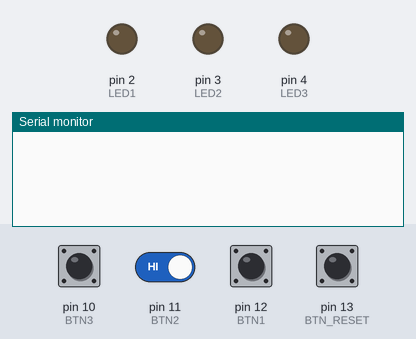
A sketch run on a simulated Arduino Uno, built with avr-gcc and run on an emulated ATmega328P. Parts: output pins drawn as LEDs (lit = HIGH), the last lines printed to the serial monitor. The inputs (shaded band) are chosen by the test bench; at power-on: pin 10 (BTN3), pin 11 (BTN2), pin 12 (BTN1), pin 13 (BTN_RESET) HIGH.

Above: at 1.2 s.
1.3 s: pin 10 (BTN3) pulled LOW for 0.15 s
At 2.0 s:
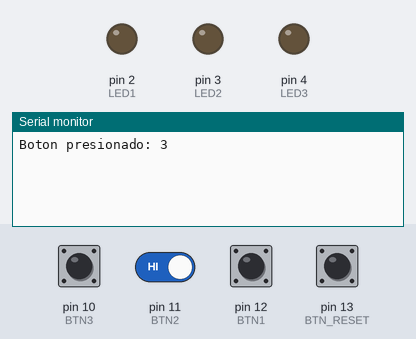
2.9 s: pin 12 (BTN1) pulled LOW for 0.15 s
At 4.2 s:
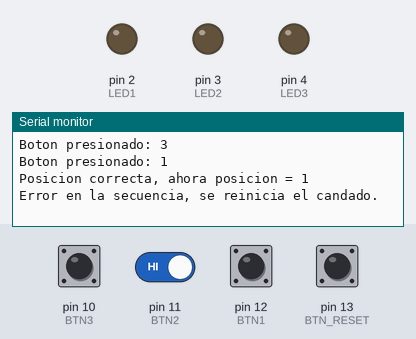
4.5 s: pin 13 (BTN_RESET) pulled LOW for 0.15 s
At 5.7 s:
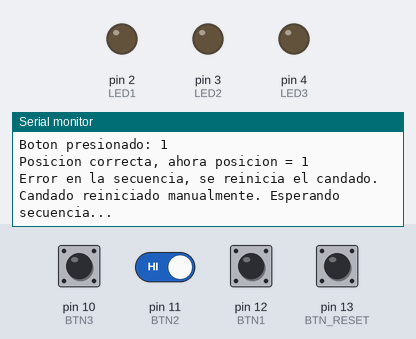
6.1 s: pin 11 (BTN2) driven LOW and pin 12 (BTN1) driven LOW
At 6.33 s:
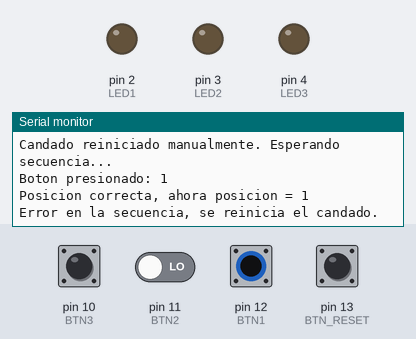
9.1 s: pin 12 (BTN1) driven HIGH
At 9.52 s:
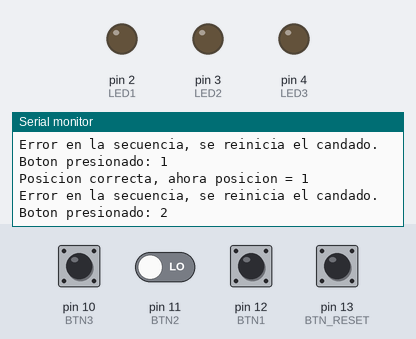
Timing chart, 0 to 12.1 s (numbered marks = the images above; inputs shaded):
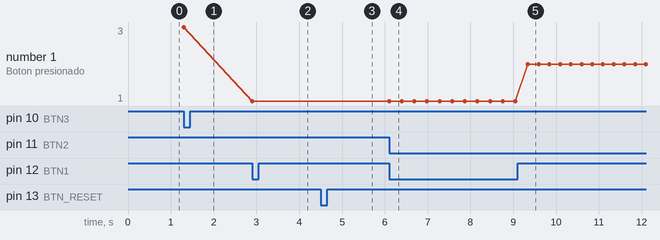

Measured:
- after the input at 1.3 s, the serial monitor: prints a new line at once (image 1)
- after the input at 2.9 s, the serial monitor: prints a new line at once (image 2)
- after the input at 4.5 s, the serial monitor: prints a new line at once (image 3)
- after the input at 6.1 s, the serial monitor: prints a new line at once (image 4)
- after the input at 9.1 s, the serial monitor: prints a new line after 0.24 s (image 5)
- plotted number 1: 3 → 1 after the input at 2.9 s, 1 → 2 after the input at 9.1 s

The sketch:

lab_arduino.ino
```cpp
//Pines de entrada
#define BTN1 12
#define BTN2 11
#define BTN3 10
#define BTN_RESET 13
// Pines de salida
#define LED1 2
#define LED2 3
#define LED3 4

void setup() {
  pinMode(LED1, OUTPUT);
  pinMode(LED2, OUTPUT);
  pinMode(LED3, OUTPUT);

  pinMode(BTN1, INPUT_PULLUP);
  pinMode(BTN2, INPUT_PULLUP);
  pinMode(BTN3, INPUT_PULLUP);
  pinMode(BTN_RESET, INPUT_PULLUP);
  Serial.begin(9600);
}

int posicion = 0;
bool desbloqueado = false;

void loop() {
  // Si el candado está desbloqueado, solo se espera el botón de reinicio
  if (desbloqueado) {
    if (digitalRead(BTN_RESET) == LOW) {   // presionado con pull-up
      posicion = 0;
      desbloqueado = false;
      digitalWrite(LED1, LOW);
      digitalWrite(LED2, LOW);
      digitalWrite(LED3, LOW);
      Serial.println("Candado reiniciado. Esperando secuencia...");
      delay(250);
    }
    return;
  }

  // Revisar primero si se presiona el botón de reinicio
  if (digitalRead(BTN_RESET) == LOW) {   // presionado
    posicion = 0;
    desbloqueado = false;
    digitalWrite(LED1, LOW);
    digitalWrite(LED2, LOW);
    digitalWrite(LED3, LOW);
    Serial.println("Candado reiniciado manualmente. Esperando secuencia...");
    delay(250);
    return;
  }

  // Detectar si se presionó alguno de los tres botones de la secuencia
  int botonPresionado = 0;

  if (digitalRead(BTN1) == LOW) {
    botonPresionado = 1;
  } else if (digitalRead(BTN2) == LOW) {
    botonPresionado = 2;
  } else if (digitalRead(BTN3) == LOW) {
    botonPresionado = 3;
  }

  if (botonPresionado == 0) {
    return;
  }

  Serial.print("Boton presionado: ");
  Serial.println(botonPresionado);

  bool correcto = false;

  if (posicion == 0) {
    if (botonPresionado == 1) correcto = true;
  } else if (posicion == 1) {
    if (botonPresionado == 3) correcto = true;
  } else if (posicion == 2) {
    if (botonPresionado == 2) correcto = true;
  }

  if (correcto) {
    posicion++;
    Serial.print("Posicion correcta, ahora posicion = ");
    Serial.println(posicion);

    if (posicion == 3) {
      desbloqueado = true;
      digitalWrite(LED1, HIGH);
      digitalWrite(LED2, HIGH);
      digitalWrite(LED3, HIGH);
      Serial.println("Candado desbloqueado. LEDs encendidos.");
    }
   else {
    Serial.println("Error en la secuencia, se reinicia el candado.");
    posicion = 0;
    desbloqueado = false;
    digitalWrite(LED1, LOW);
    digitalWrite(LED2, LOW);
    digitalWrite(LED3, LOW);
   }
  }

  delay(250);
}
```
